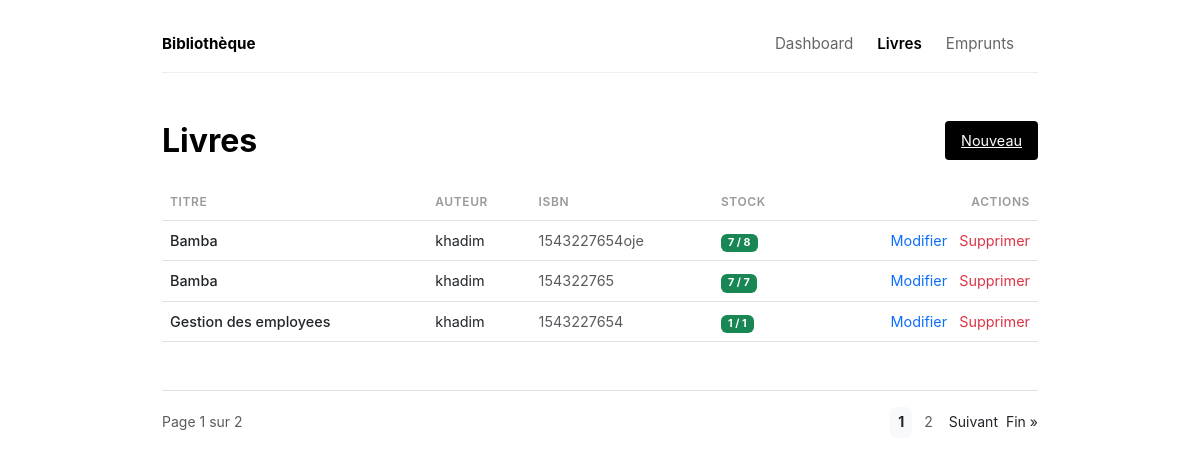
/livres/, run on the app's committed database.
### catalog/models.py (models this page shows, shortened)
class Livre(models.Model):
    titre = models.CharField(max_length=200)
    auteur = models.CharField(max_length=100)
    isbn = models.CharField(max_length=13, unique=True)
    nombre_totaux = models.PositiveIntegerField(default=1)
    nombre_disponibles = models.PositiveIntegerField(default=1)

### catalog/views.py (the view)
# urls.py: path('livres/', views.livre_list, name='livre_list'),
def livre_list(request):
    livres = Livre.objects.all().order_by('titre')
    paginator = Paginator(livres, 3) # 3 par page
    page_number = request.GET.get('page')
    page_obj = paginator.get_page(page_number)
    return render(request, 'catalog/livre_list.html', {'page_obj': page_obj})

### catalog/templates/catalog/livre_list.html (shortened to what this page needs)
{% extends 'catalog/base.html' %}
{% block content %}
<div class="d-flex justify-content-between align-items-center mb-4">
    <h2 class="mb-0">Livres</h2>
    <a href="{% url 'livre_create' %}" class="btn-simple">Nouveau</a>
</div>
<table class="table">
    <thead>
        <tr>
            <th>Titre</th>
            <th>Auteur</th>
            <th>ISBN</th>
            <th>Stock</th>
            <th class="text-end">Actions</th>
        </tr>
    </thead>
    <tbody>
        {% for livre in page_obj %}
        <tr>
            <td class="fw-medium text-dark">{{ livre.titre }}</td>
            <td>{{ livre.auteur }}</td>
            <td class="text-muted">{{ livre.isbn }}</td>
            <td>
                <span class="badge {% if livre.nombre_disponibles > 0 %}bg-success{% else %}bg-danger{% endif %}">
                    {{ livre.nombre_disponibles }} / {{ livre.nombre_totaux }}
                </span>
            </td>
            <td class="text-end">
                <a href="{% url 'livre_update' livre.pk %}" class="text-decoration-none text-primary me-2">Modifier</a>
                <a href="{% url 'livre_delete' livre.pk %}" class="text-decoration-none text-danger">Supprimer</a>
            </td>
        </tr>
        {% empty %}
        <tr>
            <td colspan="4" class="text-center py-5 text-muted">Aucun livre.</td>
        </tr>
        {% endfor %}
    </tbody>
</table>
{% if page_obj.paginator.num_pages > 1 %}
<nav class="mt-5 border-top pt-3">
    <div class="d-flex justify-content-between align-items-center small text-muted">
        <div>Page {{ page_obj.number }} sur {{ page_obj.paginator.num_pages }}</div>
        <div class="d-flex gap-2 align-items-center">
            <div class="d-flex gap-1">
                {% for num in page_obj.paginator.page_range %}
                {% if page_obj.number == num %}
                <span class="fw-bold px-2 py-1 bg-light rounded text-dark">{{ num }}</span>
                {% elif num > page_obj.number|add:'-3' and num < page_obj.number|add:'3' %} <a href="?page={{ num }}"
                    class="text-muted text-decoration-none px-2 py-1 hover-bg-light rounded">{{ num }}</a>
                    {% endif %}
                    {% endfor %}
            </div>
            {% if page_obj.has_next %}
            <a href="?page={{ page_obj.next_page_number }}" class="text-dark text-decoration-none">Suivant</a>
            <a href="?page={{ page_obj.paginator.num_pages }}" class="text-dark text-decoration-none">Fin »</a>
            {% endif %}
        </div>
    </div>
</nav>
{% endif %}
{% endblock %}

### catalog/templates/catalog/base.html (shortened to what this page needs)
<!DOCTYPE html>
<html lang="fr">
<head>
    <link href="https://cdn.jsdelivr.net/npm/bootstrap@5.3.0/dist/css/bootstrap.min.css" rel="stylesheet">
</head>
<body>
    <div class="container">
        <nav class="nav-simple d-flex align-items-center">
            <a href="{% url 'dashboard' %}" class="brand me-auto">Bibliothèque</a>
            <a href="{% url 'dashboard' %}"
                class="{% if request.resolver_match.url_name == 'dashboard' %}active{% endif %}">Dashboard</a>
            <a href="{% url 'livre_list' %}"
                class="{% if request.resolver_match.url_name == 'livre_list' %}active{% endif %}">Livres</a>
            <a href="{% url 'emprunt_list' %}"
                class="{% if request.resolver_match.url_name == 'emprunt_list' %}active{% endif %}">Emprunts</a>
        </nav>
        {% block content %}{% endblock %}
    </div>
</body>
</html>

### catalog/templates/catalog/base.html (style rules this page uses)
body { background-color: #ffffff; font-family: -apple-system, BlinkMacSystemFont, "Segoe UI", Roboto, Helvetica, Arial, sans-serif; color: #333; line-height: 1.6; padding-top: 2rem; }
.container { max-width: 900px; }
.nav-simple { border-bottom: 1px solid #eee; margin-bottom: 3rem; padding-bottom: 1rem; }
.nav-simple a { color: #666; text-decoration: none; margin-right: 1.5rem; font-size: 0.95rem; }
.nav-simple a:hover, .nav-simple a.active { color: #000; font-weight: 600; }
.brand { font-weight: 700; color: #000 !important; font-size: 1.2rem; }
.btn-simple { background: #000; color: #fff; border: none; padding: 8px 16px; border-radius: 4px; font-size: 0.9rem; transition: opacity 0.2s; }
.table { font-size: 0.9rem; }
.table th { border-top: none; font-weight: 600; color: #999; text-transform: uppercase; font-size: 0.75rem; letter-spacing: 0.05em; }
h1, h2, h3 { color: #000; font-weight: 700; margin-bottom: 1.5rem; }

### data on the page
Livre: titre "Bamba", auteur "khadim", isbn "1543227654oje", nombre_disponibles "7", nombre_totaux "8"
Livre: titre "Bamba", auteur "khadim", isbn "154322765", nombre_disponibles "7", nombre_totaux "7"
Livre: titre "Gestion des employees", auteur "khadim", isbn "1543227654", nombre_disponibles "1", nombre_totaux "1"

### other printed values
{{ page_obj.number }} "1"
{{ page_obj.paginator.num_pages }} "2"
{{ num }} "1"
{{ num }} "2"
